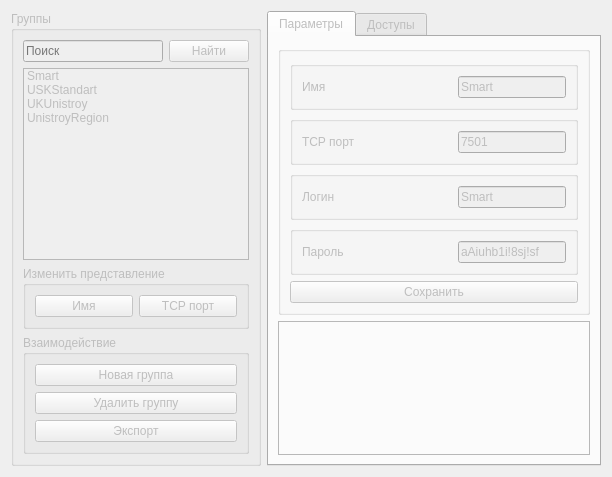
      <widget class="QWidget" name="tab_groups">
       <property name="enabled">
        <bool>false</bool>
       </property>
       <attribute name="title">
        <string>Группы</string>
       </attribute>
       <layout class="QGridLayout" name="gridLayout_14">
        <item row="0" column="0">
         <widget class="QGroupBox" name="lw_groups">
          <property name="maximumSize">
           <size>
            <width>250</width>
            <height>16777215</height>
           </size>
          </property>
          <property name="title">
           <string>Группы</string>
          </property>
          <layout class="QGridLayout" name="gridLayout_11">
           <item row="0" column="0">
            <layout class="QHBoxLayout" name="horizontalLayout_17">
             <item>
              <widget class="QLineEdit" name="lineEdit_9">
               <property name="placeholderText">
                <string>Поиск</string>
               </property>
              </widget>
             </item>
             <item>
              <widget class="QPushButton" name="pushButton_20">
               <property name="text">
                <string>Найти</string>
               </property>
              </widget>
             </item>
            </layout>
           </item>
           <item row="1" column="0">
            <widget class="QListWidget" name="listWidget_2">
             <item>
              <property name="text">
               <string>Smart</string>
              </property>
             </item>
             <item>
              <property name="text">
               <string>USKStandart</string>
              </property>
             </item>
             <item>
              <property name="text">
               <string>UKUnistroy</string>
              </property>
             </item>
             <item>
              <property name="text">
               <string>UnistroyRegion</string>
              </property>
             </item>
            </widget>
           </item>
           <item row="4" column="0">
            <widget class="QGroupBox" name="groupBox_17">
             <property name="title">
              <string>Взаимодействие</string>
             </property>
             <layout class="QVBoxLayout" name="verticalLayout_6">
              <item>
               <widget class="QPushButton" name="pushButton_19">
                <property name="text">
                 <string>Новая группа</string>
                </property>
               </widget>
              </item>
              <item>
               <widget class="QPushButton" name="btn_group_delete">
                <property name="text">
                 <string>Удалить группу</string>
                </property>
               </widget>
              </item>
              <item>
               <widget class="QPushButton" name="btn_group_export">
                <property name="text">
                 <string>Экспорт</string>
                </property>
               </widget>
              </item>
             </layout>
            </widget>
           </item>
           <item row="3" column="0">
            <widget class="QGroupBox" name="groupBox_13">
             <property name="title">
              <string>Изменить представление</string>
             </property>
             <layout class="QHBoxLayout" name="horizontalLayout_15">
              <item>
               <widget class="QPushButton" name="pushButton_14">
                <property name="text">
                 <string>Имя</string>
                </property>
               </widget>
              </item>
              <item>
               <widget class="QPushButton" name="pushButton_18">
                <property name="text">
                 <string>TCP порт</string>
                </property>
               </widget>
              </item>
             </layout>
            </widget>
           </item>
          </layout>
         </widget>
        </item>
        <item row="0" column="1">
         <widget class="QTabWidget" name="tabs_group">
          <property name="currentIndex">
           <number>0</number>
          </property>
          <widget class="QWidget" name="tab_group_params">
           <attribute name="title">
            <string>Параметры</string>
           </attribute>
           <layout class="QGridLayout" name="gridLayout_15">
            <item row="1" column="0">
             <widget class="QFrame" name="frame_2">
              <property name="frameShape">
               <enum>QFrame::StyledPanel</enum>
              </property>
              <property name="frameShadow">
               <enum>QFrame::Raised</enum>
              </property>
             </widget>
            </item>
            <item row="0" column="0">
             <widget class="QGroupBox" name="groupBox_21">
              <property name="sizePolicy">
               <sizepolicy hsizetype="Preferred" vsizetype="Maximum">
                <horstretch>0</horstretch>
                <verstretch>0</verstretch>
               </sizepolicy>
              </property>
              <property name="title">
               <string/>
              </property>
              <layout class="QGridLayout" name="gridLayout_8">
               <item row="1" column="0">
                <widget class="QGroupBox" name="groupBox_25">
                 <layout class="QHBoxLayout" name="horizontalLayout_28">
                  <item>
                   <widget class="QLabel" name="label_26">
                    <property name="minimumSize">
                     <size>
                      <width>150</width>
                      <height>0</height>
                     </size>
                    </property>
                    <property name="text">
                     <string>TCP порт</string>
                    </property>
                   </widget>
                  </item>
                  <item>
                   <widget class="QLineEdit" name="lineEdit">
                    <property name="text">
                     <string>7501</string>
                    </property>
                    <property name="placeholderText">
                     <string>7501-7599</string>
                    </property>
                   </widget>
                  </item>
                 </layout>
                </widget>
               </item>
               <item row="2" column="0">
                <widget class="QGroupBox" name="groupBox_28">
                 <layout class="QHBoxLayout" name="horizontalLayout_33">
                  <item>
                   <widget class="QLabel" name="label_36">
                    <property name="minimumSize">
                     <size>
                      <width>150</width>
                      <height>0</height>
                     </size>
                    </property>
                    <property name="text">
                     <string>Логин</string>
                    </property>
                   </widget>
                  </item>
                  <item>
                   <widget class="QLineEdit" name="lineEdit_12">
                    <property name="text">
                     <string>Smart</string>
                    </property>
                    <property name="echoMode">
                     <enum>QLineEdit::Normal</enum>
                    </property>
                   </widget>
                  </item>
                 </layout>
                </widget>
               </item>
               <item row="0" column="0">
                <widget class="QGroupBox" name="groupBox_24">
                 <layout class="QHBoxLayout" name="horizontalLayout_27">
                  <item>
                   <widget class="QLabel" name="label_24">
                    <property name="minimumSize">
                     <size>
                      <width>150</width>
                      <height>0</height>
                     </size>
                    </property>
                    <property name="text">
                     <string>Имя</string>
                    </property>
                   </widget>
                  </item>
                  <item>
                   <widget class="QLineEdit" name="lineEdit_36">
                    <property name="text">
                     <string>Smart</string>
                    </property>
                   </widget>
                  </item>
                 </layout>
                </widget>
               </item>
               <item row="4" column="0">
                <widget class="QPushButton" name="users_save_button_2">
                 <property name="text">
                  <string>Сохранить</string>
                 </property>
                </widget>
               </item>
               <item row="3" column="0">
                <widget class="QGroupBox" name="groupBox_23">
                 <layout class="QHBoxLayout" name="horizontalLayout_26">
                  <item>
                   <widget class="QLabel" name="label_22">
                    <property name="minimumSize">
                     <size>
                      <width>150</width>
                      <height>0</height>
                     </size>
                    </property>
                    <property name="text">
                     <string>Пароль</string>
                    </property>
                   </widget>
                  </item>
                  <item>
                   <widget class="QLineEdit" name="lineEdit_11">
                    <property name="text">
                     <string>aAiuhb1i!8sj!sf</string>
                    </property>
                    <property name="echoMode">
                     <enum>QLineEdit::Normal</enum>
                    </property>
                   </widget>
                  </item>
                 </layout>
                </widget>
               </item>
              </layout>
             </widget>
            </item>
           </layout>
          </widget>
          <widget class="QWidget" name="tab_group_access">
           <attribute name="title">
            <string>Доступы</string>
           </attribute>
          </widget>
         </widget>
        </item>
       </layout>
      </widget>
